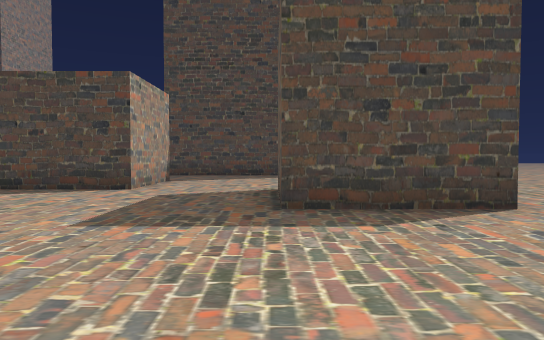
View 1 (above)

21 first-person views from a walk through a scene from a Unity 3-D project. The camera is 1.4 m above the floor, tilts 2° down and sees 70° across. The floor is counted in squares, 2 m on a side. Each view is taken from the middle of a square. On the plan, view 1 faces up. The plan holds only what a view shows up to about 11 squares ahead; the rest is blank. The place goes on beyond the plan. The player character is not drawn. Some surface patterns are stand-ins.

View 2
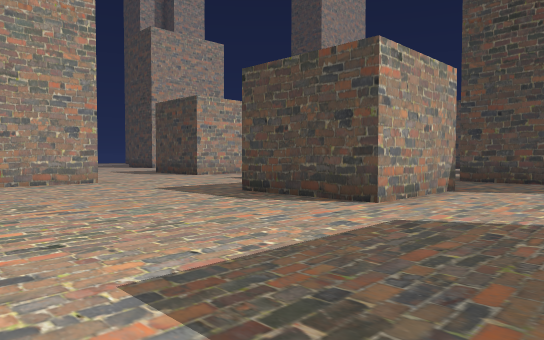

View 3
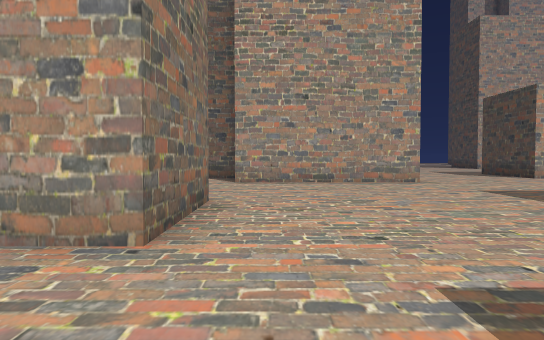

View 4
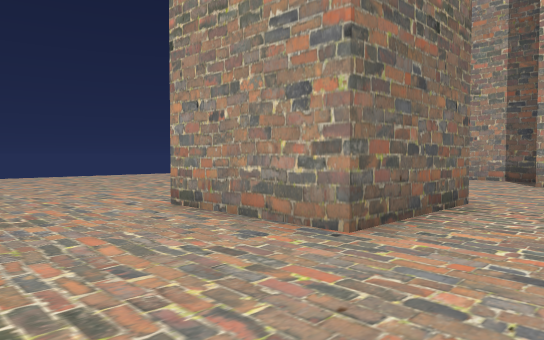

View 5
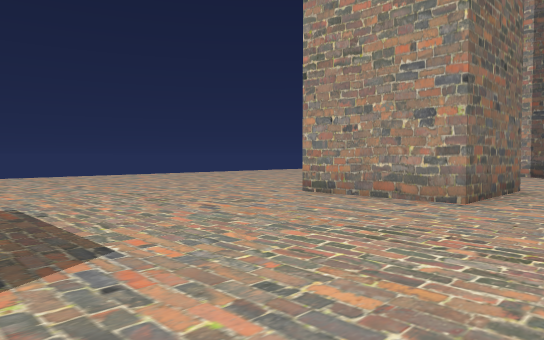

View 6
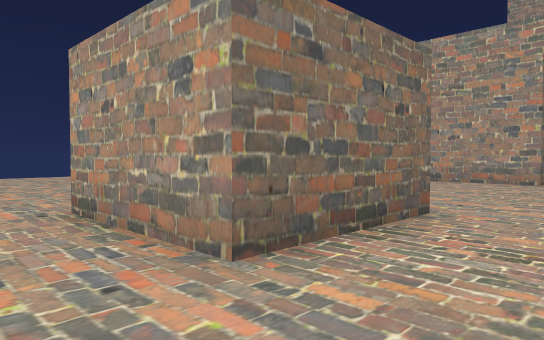

View 7
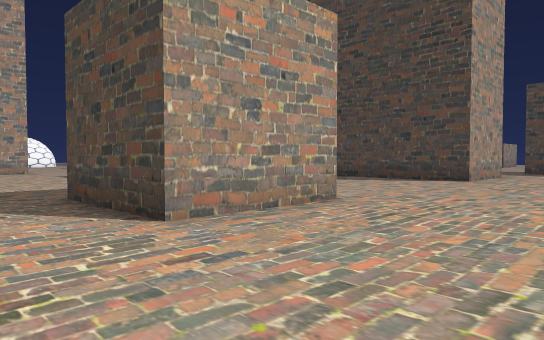

View 8
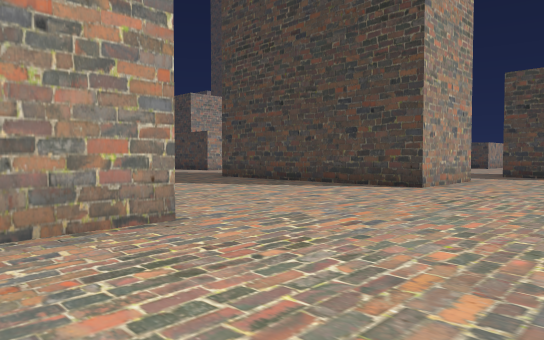

View 9
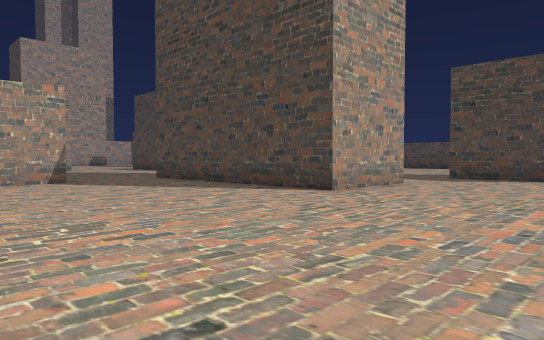

View 10
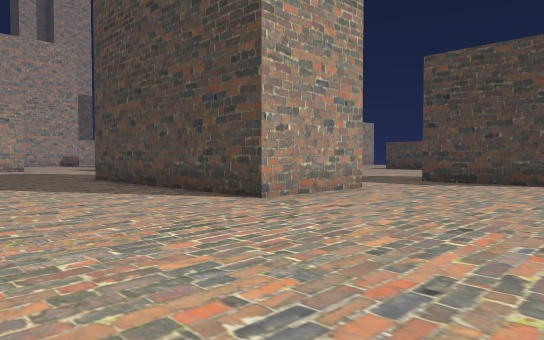

View 11
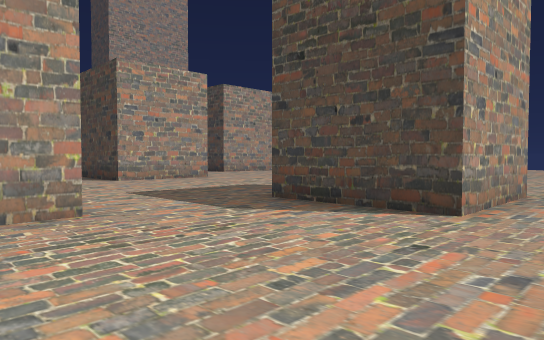

View 12
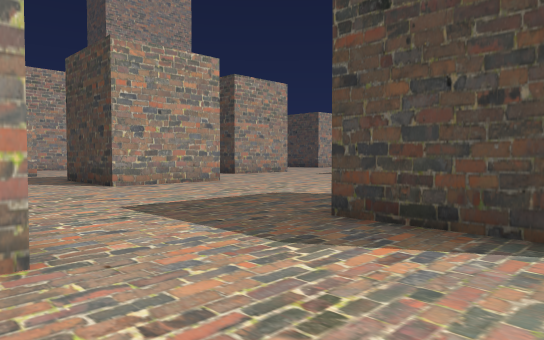

View 13
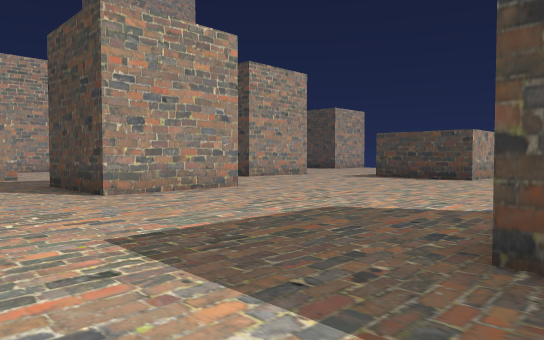

View 14
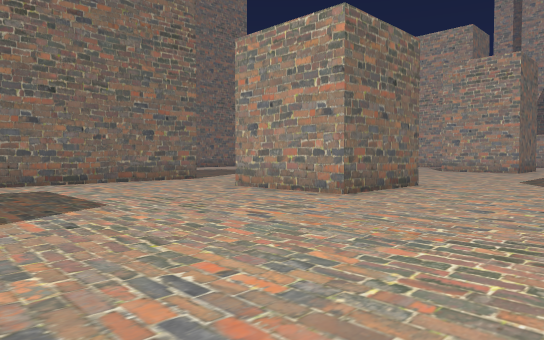

View 15
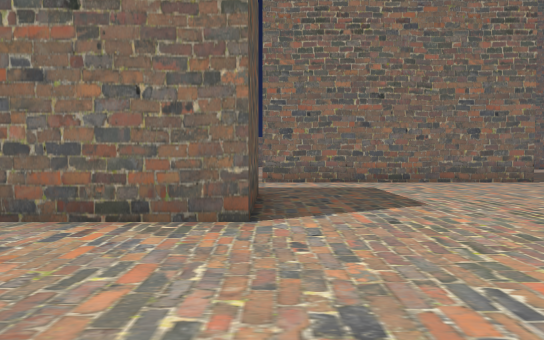

View 16
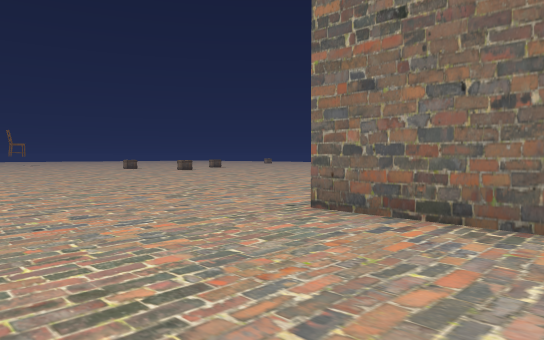

View 17
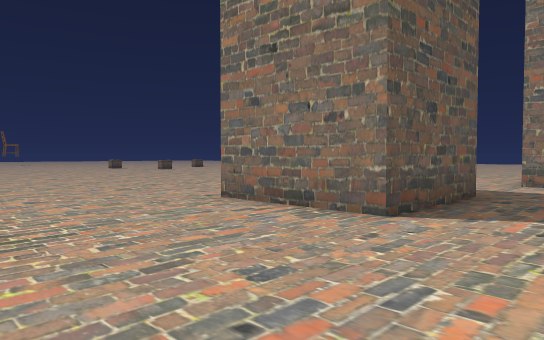

View 18
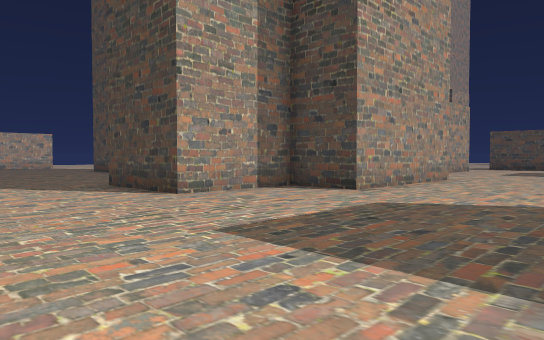

View 19
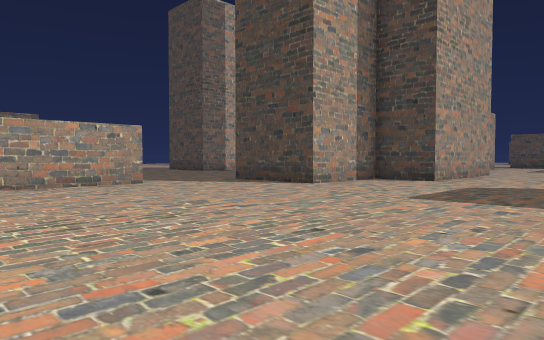

View 20
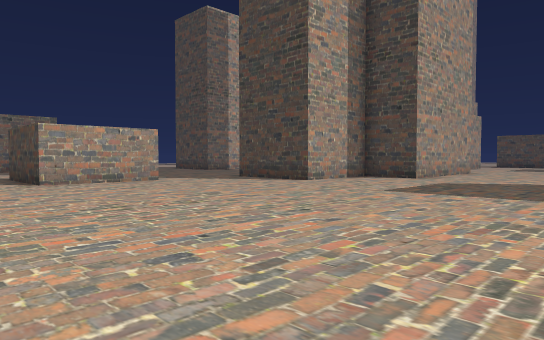

View 21
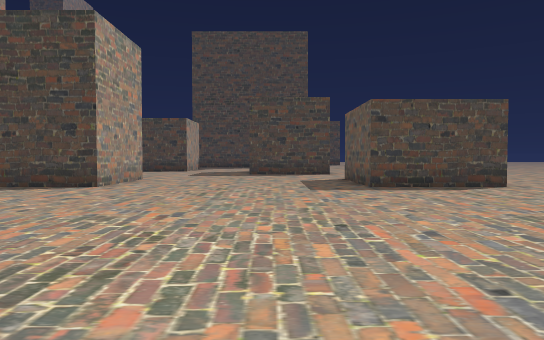

### Floor plan
Points are (right, up) in squares from view 1. A wall is a line through its corners. A room is listed if a view was taken in it or the views show most of it. See-through windows are left out.
Room 1 (views 1, 2, 3, 4, 5, 6, 7, 8, 9, 10, 11, 12, 13, 14, 15, 16, 17, 18, 19, 20, 21)
walls: (-10.5, 7) (-10.5, 2) (-12.4, 2) (-12.4, -1.1) (-15.5, -1.1); (-3, 11.5) (-3, 8.3) (-6.1, 8.3); (-6.2, 2) (-3, 2) (-3, -1.1) (-5.2, -1.1); (-4.1, 17.6) (3.3, 17.6) (3.3, 14.5) (-4, 14.5); (3.3, 8.4) (3.3, 5.1) (0.1, 5.1) (0.1, 7.9); (3.1, 2) (6.4, 2) (6.4, -1.1) (3.2, -1.1) (3.2, 1); (-6.1, 23.9) (-3, 23.9) (-3, 20.8) (-6.1, 20.8); (-15.5, -4.2) (-15.5, -7.4) (-18, -7.4); (3.2, 20.8) (3.2, 23.9) (6.4, 23.9) (6.4, 20.8) (3.2, 20.8)

Where each view was taken, in squares from view 1:
view 1: 0 up, 0 right, facing up
view 2: 3 up, 0 right, facing up-left
view 3: 3 up, 0 right, facing left
view 4: 4 up, 0 right, facing down-left
view 5: 4 up, 3 right, facing down-left
view 6: 4 up, 8 right, facing down-left
view 7: 3 up, 7 right, facing up-left
view 8: 6 up, 7 right, facing up-left
view 9: 8 up, 8 right, facing up-left
view 10: 10 up, 8 right, facing up-left
view 11: 16 up, 8 right, facing up-left
view 12: 17 up, 6 right, facing up-left
view 13: 18 up, 4 right, facing up-left
view 14: 28 up, 3 right, facing down-left
view 15: 28 up, 3 right, facing down
view 16: 28 up, 3 right, facing down-right
view 17: 28 up, 1 right, facing down-right
view 18: 5 down, 6 left, facing up-left
view 19: 9 down, 6 left, facing up-left
view 20: 10 down, 5 left, facing up-left
view 21: 10 down, 1 right, facing up
